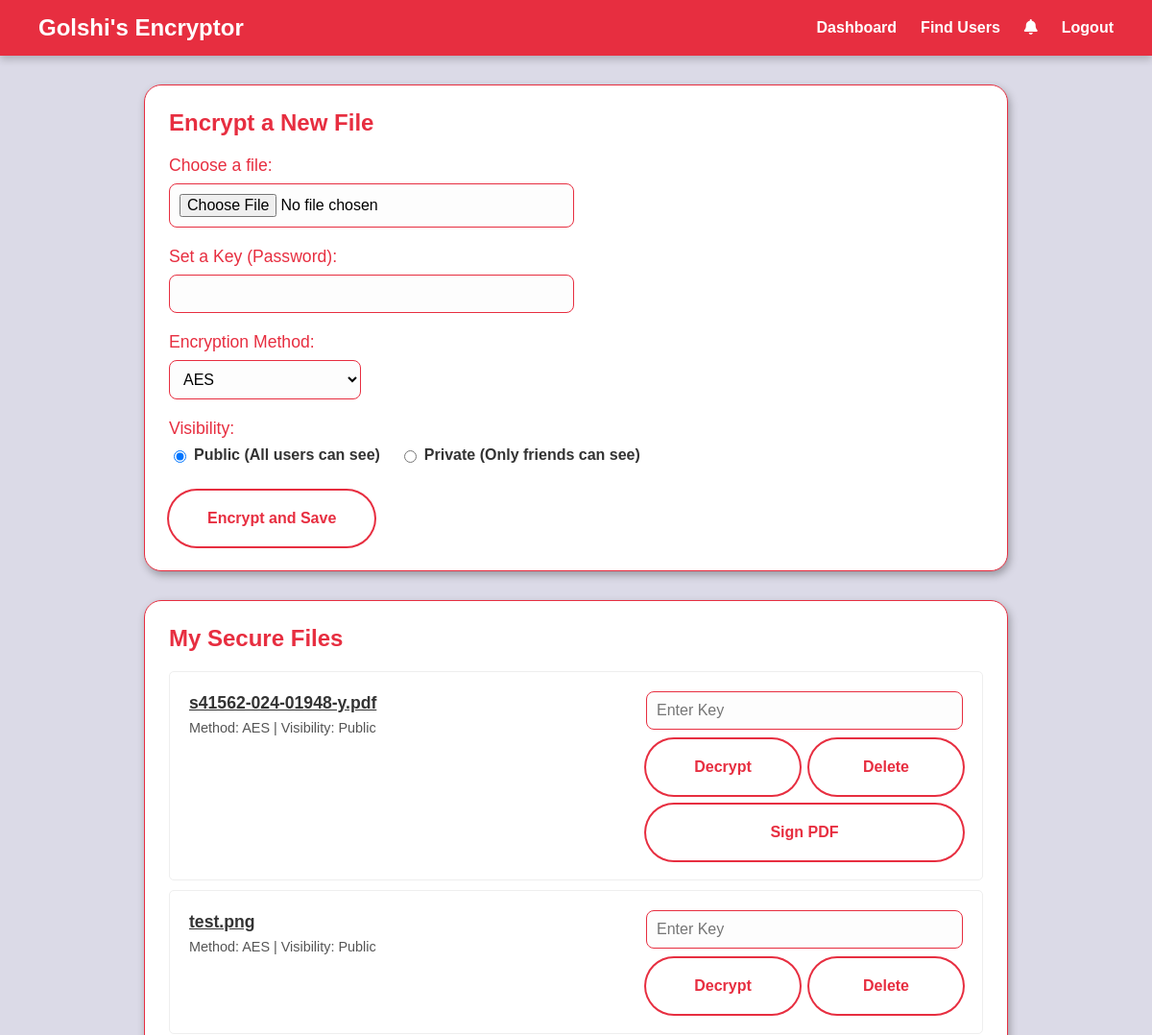
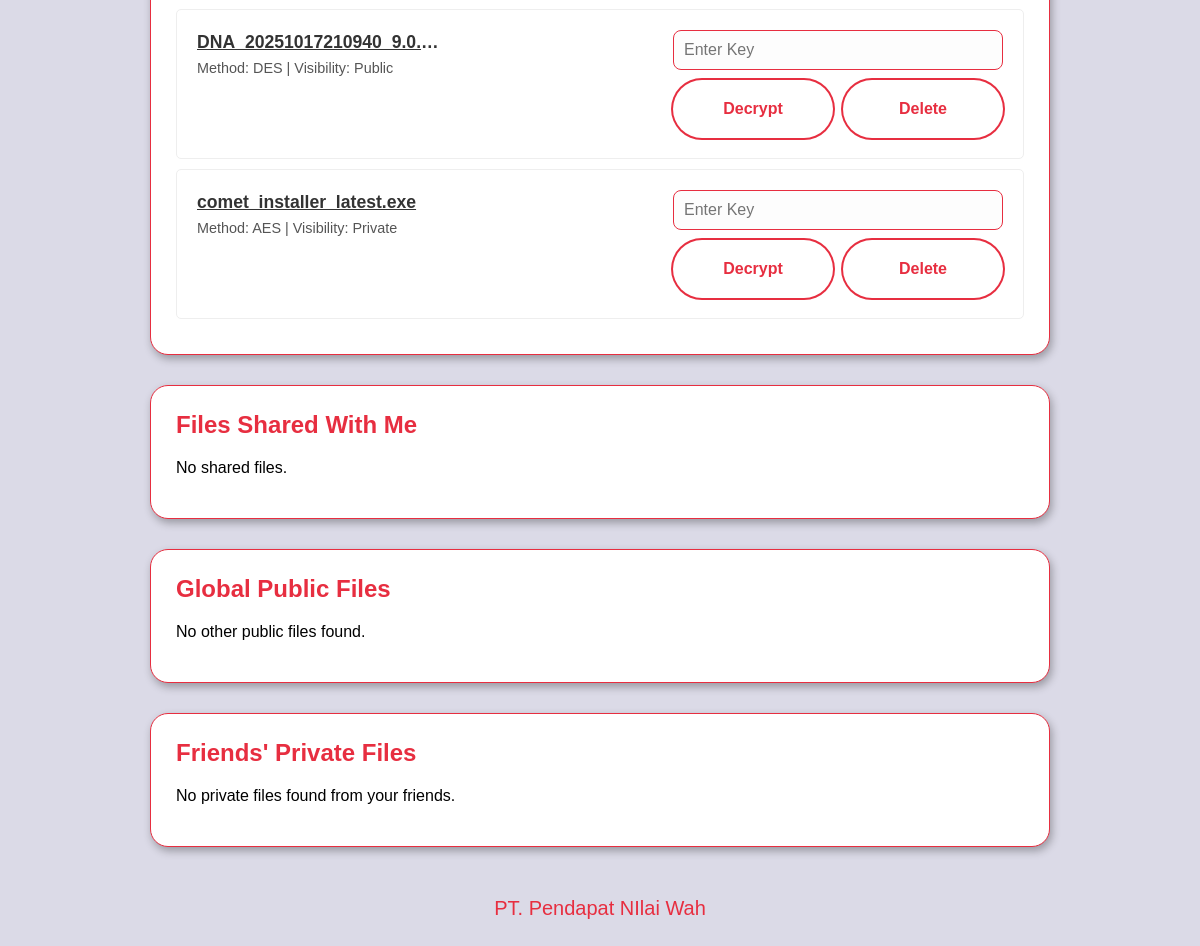
The page /dashboard (signed in) on the database its author committed (2 pictures, top to bottom).
### app.py (models this page shows)
class SecureFile(db.Model):
    id = db.Column(db.Integer, primary_key=True)
    original_filename = db.Column(db.String(255), nullable=False)
    algorithm_used = db.Column(db.String(10), nullable=False)
    upload_timestamp = db.Column(db.DateTime, server_default=db.func.now())
    storage_filename = db.Column(db.String(255), nullable=False, unique=True)
    has_signature = db.Column(db.Boolean, default=False)
    user_id = db.Column(db.Integer, db.ForeignKey('user.id'), nullable=False)
    is_public = db.Column(db.Boolean, default=True, nullable=False)

### app.py (the view)
@app.route('/dashboard')
@login_required
def dashboard():
    owned_files = SecureFile.query.filter_by(user_id=current_user.id).order_by(SecureFile.upload_timestamp.desc()).all()
    approved_requests = AccessRequest.query.filter_by(requester_id=current_user.id, status='approved').all()
    shared_files = [req.file for req in approved_requests if req.file]
    public_files = SecureFile.query.filter(SecureFile.is_public == True, SecureFile.user_id != current_user.id).order_by(SecureFile.upload_timestamp.desc()).all()
    friend_ids = current_user.get_friend_ids()
    friends_files = []
    if friend_ids:
        friends_files = SecureFile.query.filter(SecureFile.is_public == False, SecureFile.user_id.in_(friend_ids)).order_by(SecureFile.upload_timestamp.desc()).all()
    your_requests = AccessRequest.query.filter_by(requester_id=current_user.id).all()
    request_status_map = {req.file_id: req.status for req in your_requests}
    return render_template('dashboard.html',
                           owned_files=owned_files,
                           shared_files=shared_files,
                           public_files=public_files,
                           friends_files=friends_files,
                           request_status_map=request_status_map,
                           report_prefix=REPORT_PREFIX
                           )

### app.py (called while the page is built)
@login_manager.user_loader
def load_user(user_id):
    return db.session.get(User, int(user_id))

    def get_friend_ids(self):
        friend_ids = set()
        approved_sent = Friendship.query.filter_by(requester_id=self.id, status='approved').all()
        for req in approved_sent: friend_ids.add(req.receiver_id)
        approved_received = Friendship.query.filter_by(receiver_id=self.id, status='approved').all()
        for req in approved_received: friend_ids.add(req.requester_id)
        return list(friend_ids)

### templates/dashboard.html (shortened to what this page needs)
{% extends "base.html" %} {% block title %}Dashboard{% endblock %}  {% block content %}
<div class="content">
  <div class="main-column">
    {% if current_user.role == 'organization' %}
    <div class="container">
      <h2>Encrypt a New File</h2>
      <div id="encrypt-form">
        <div class="form-group">
          <label for="file">Choose a file:</label>
          <input type="file" name="file" id="file" required />
        </div>
        <div class="form-group">
          <label for="password_encrypt">Set a Key (Password):</label>
          <input
            type="password"
            name="password"
            id="password_encrypt"
            required
          />
        </div>
        <div class="form-group">
          <label for="algo_encrypt">Encryption Method:</label>
          <select name="algorithm" id="algo_encrypt" style="width: 200px">
            <option value="AES">AES</option>
          </select>
        </div>
        <div class="form-group">
          <label>Visibility:</label>
          <div class="visibility-group">
            <label for="vis-public">
              <input
                type="radio"
                id="vis-public"
                name="visibility"
                value="public"
                checked
              />
              Public (All users can see)
            </label>
            <label for="vis-private">
              <input
                type="radio"
                id="vis-private"
                name="visibility"
                value="private"
              />
              Private (Only friends can see)
            </label>
          </div>
        </div>
        <button type="button" class="animated-button" id="encrypt-js-btn">
          <span class="text">Encrypt and Save</span>
        </button>
      </div>
    </div>
    {% endif %}
    <div class="container">
      <h2>My Secure Files</h2>
      {% if owned_files %}
      <ul class="file-list">
        {% for file in owned_files %}
        <li class="file-item">
          <div class="file-info">
            <a
              href="{{ url_for('download_encrypted', file_id=file.id) }}"
              class="filename"
              >{{ file.original_filename }}</a
            >
            <span class="meta">
              Method: {{ file.algorithm_used }} | Visibility: {% if
              file.is_public %}Public{% else %}Private{% endif %}
            </span>
          </div>
          <div class="file-actions">
            <div class="decrypt-form">
              <input
                type="password"
                class="decrypt-password"
                placeholder="Enter Key"
                required
              />
              <div class="action-row">
                <button
                  class="animated-button decrypt-js-btn"
                  data-file-id="{{ file.id }}"
                >
                  <span class="text">Decrypt</span>
                </button>
                <button
                  type="button"
                  class="animated-button delete-file-btn"
                  data-file-id="{{ file.id }}"
                >
                  <span class="text">Delete</span>
                </button>
                {% if file.original_filename.lower().endswith('.pdf') %}
                <button
                  class="animated-button sign-js-btn"
                  data-file-id="{{ file.id }}"
                >
                  <span class="text">Sign PDF</span>
                </button>
                {% endif %}
              </div>
            </div>
          </div>
        </li>
        {% endfor %}
      </ul>
      {% else %}
      <p>No files yet.</p>
      {% endif %}
    </div>
    <div class="container">
      <h2>Files Shared With Me</h2>
      {% if shared_files %}
      <ul class="file-list">
        {% for file in shared_files %}
        <li class="file-item">
          <div class="file-info">
            <a
              href="{{ url_for('download_encrypted', file_id=file.id) }}"
              class="filename"
              >{{ file.original_filename }}</a
            >
            <span class="meta"
              >Method: {{ file.algorithm_used }} | Owner: {{ file.owner.username
              }} {% if file.has_signature %}<span class="signed-badge"
                ><i class="fas fa-signature"></i> Signed</span
              >{% endif %}
            </span>
          </div>
          <div class="file-actions">
            <div class="decrypt-form">
              <input
                type="password"
                class="decrypt-password"
                placeholder="Enter Your Password"
                required
              />
              <div class="action-row">
                <button
                  class="animated-button decrypt-js-btn"
                  data-file-id="{{ file.id }}"
                >
                  <span class="text">Decrypt</span><span class="circle"></span>
                </button>
                {% if file.has_signature %}
                <button
                  class="animated-button verify-js-btn"
                  data-file-id="{{ file.id }}"
                >
                  <span class="text">Verify Sign</span
                  ><span class="circle"></span>
                </button>
                {% endif %}
              </div>
            </div>
          </div>
        </li>
        {% endfor %}
      </ul>
      {% else %}
      <p>No shared files.</p>
      {% endif %}
    </div>
    <div class="container">
      <h2>Global Public Files</h2>
      {% if public_files %}
      <ul class="file-list">
        {% for file in public_files %}
        <li class="file-item file-item-request" data-file-id="{{ file.id }}">
          <div class="file-info">
            <a
              href="{{ url_for('download_encrypted', file_id=file.id) }}"
              class="filename filename-long"
              title="Download encrypted file"
              >{{ file.original_filename }}</a
            >
            <span class="meta">
              Method: {{ file.algorithm_used }} | Owner:
              <strong>{{ file.owner.username }}</strong>
            </span>
          </div>
          <div class="file-actions request-action-area">
            {% set status = request_status_map.get(file.id) %} {% if status ==
            'approved' %}
            <span class="status-pill approved">Access Approved</span>
            {% elif status == 'pending' %}
            <span class="status-pill">Request Pending</span>
            {% elif status == 'denied' %}
            <span class="status-pill denied">Access Denied</span>
            {% else %}
            <button class="btn request-btn">Request Access</button>
            {% endif %}
          </div>
        </li>
        {% endfor %}
      </ul>
      {% else %}
      <p>No other public files found.</p>
      {% endif %}
    </div>
    <div class="container">
      <h2>Friends' Private Files</h2>
      {% if friends_files %}
      <ul class="file-list">
        {% for file in friends_files %}
        <li class="file-item file-item-request" data-file-id="{{ file.id }}">
          <div class="file-info">
            <a
              href="{{ url_for('download_encrypted', file_id=file.id) }}"
              class="filename filename-long"
              title="Download encrypted file"
              >{{ file.original_filename }}</a
            >
            <span class="meta">
              Method: {{ file.algorithm_used }} | Owner:
              <strong>{{ file.owner.username }}</strong>
            </span>
          </div>
          <div class="file-actions request-action-area">
            {% set status = request_status_map.get(file.id) %} {% if status ==
            'approved' %}
            <span class="status-pill approved">Access Approved</span>
            {% elif status == 'pending' %}
            <span class="status-pill">Request Pending</span>
            {% elif status == 'denied' %}
            <span class="status-pill denied">Access Denied</span>
            {% else %}
            <button class="btn request-btn">Request Access</button>
            {% endif %}
          </div>
        </li>
        {% endfor %}
      </ul>
      {% else %}
      <p>No private files found from your friends.</p>
      {% endif %}
    </div>
    <div class="footer">PT. Pendapat NIlai Wah</div>
  </div>
</div>
{% endblock %}

### templates/base.html (shortened to what this page needs)
<!DOCTYPE html>
<html lang="en">
  <head>
    <link
      rel="stylesheet"
      href="https://cdnjs.cloudflare.com/ajax/libs/font-awesome/6.0.0-beta3/css/all.min.css"
    />
  </head>
  <body>
    <header class="app-header">
      <div class="logo">Golshi's Encryptor</div>
      <nav>
        <a href="{{ url_for('dashboard') }}">Dashboard</a>
        <a href="{{ url_for('find_users') }}">Find Users</a>
        <a href="#" class="notification-bell" id="notification-bell">
          <i class="fas fa-bell"></i>
        </a>
        <a href="{{ url_for('logout') }}">Logout</a>
      </nav>
    </header>
    <main class="content-wrapper">{% block content %}{% endblock %}</main>
  </body>
</html>

### templates/base.html (style rules this page uses)
body, html { margin: 0; padding: 0; width: 100%; font-family: Muller, sans-serif; background: #dbdae7; overflow-x: hidden; }
.app-header { display: flex; justify-content: space-between; align-items: center; padding: 15px 40px; background: #e72e40; color: white; box-shadow: 0 4px 8px rgba(0, 0, 0, 0.2); position: sticky; top: 0; z-index: 1000; }
.app-header .logo { font-family: "LEMON MILK", sans-serif; font-size: 24px; font-weight: 700; }
.app-header nav { display: flex; align-items: center; gap: 25px; }
.app-header nav a { color: white; text-decoration: none; font-family: "LEMON MILK", sans-serif; font-weight: 700; font-size: 16px; transition: opacity 0.2s; }
.notification-bell { position: relative; font-size: 20px; cursor: pointer; }
.content-wrapper { padding: 30px 40px; }

### templates/dashboard.html (style rules this page uses)
.file-list .filename { white-space: nowrap; overflow: hidden; text-overflow: ellipsis; max-width: 250px; display: block; font-weight: bold; font-size: 1.1em; color: #333; margin-bottom: 4px; line-height: 1.4; }
.animated-button { position: relative; display: inline-flex; align-items: center; justify-content: center; gap: 4px; padding: 16px 36px; border: 4px solid; border-color: transparent; font-size: 16px; background-color: inherit; border-radius: 100px; font-weight: 600; color: #e72e40; box-shadow: 0 0 0 2px #e72e40; cursor: pointer; overflow: hidden; transition: all 0.6s cubic-bezier(0.23, 1, 0.32, 1); text-decoration: none; box-sizing: border-box; }
.animated-button .text { color: #e72e40; font-family: "LEMON MILK", sans-serif; font-weight: 700; position: relative; z-index: 1; transition: color 0.8s cubic-bezier(0.23, 1, 0.32, 1); }
.content { display: flex; gap: 30px; width: 100%; }
.main-column { flex-grow: 1; max-width: 900px; margin: 0 auto; }
.container { background: white; border: 1px solid #e72e40; padding: 25px; border-radius: 18px; margin-bottom: 30px; box-shadow: 2px 4px 8px rgba(0, 0, 0, 0.3); }
h2 { color: #e72e40; font-family: "LEMON MILK", sans-serif; font-weight: 700; margin-top: 0; }
.form-group { margin-bottom: 20px; }
label { color: #e72e40; font-family: "LEMON MILK", sans-serif; font-size: 1.1em; display: block; margin-bottom: 8px; }
select, input[type="file"], input[type="password"], input[type="text"] { width: 95%; max-width: 400px; padding: 10px; border-radius: 8px; border: 1px solid #e72e40; background: #fdfdfd; font-size: 16px; }
.visibility-group { display: flex; gap: 20px; }
.visibility-group label { font-family: Muller, sans-serif; font-size: 16px; font-weight: 700; color: #333; display: flex; align-items: center; gap: 5px; cursor: pointer; }
.visibility-group input[type="radio"] { width: auto; flex-shrink: 0; }
.file-list { list-style: none; padding: 0; margin: 0; }
.file-item { display: flex; justify-content: space-between; align-items: flex-start; flex-wrap: wrap; gap: 20px; padding: 20px; border: 1px solid #eee; border-radius: 5px; margin-bottom: 10px; min-height: 80px; }
.file-info { flex: 1; min-width: 200px; word-wrap: break-word; }
.file-info .meta { font-size: 0.9em; color: #555; display: block; line-height: 1.4; }
.file-actions { flex-shrink: 0; }
.decrypt-form { display: flex; flex-direction: column; gap: 10px; width: 330px; }
.action-row { display: flex; gap: 10px; flex-wrap: wrap; }
.action-row .animated-button { flex: 1 0 45%; }
.decrypt-form .decrypt-password { width: 100%; box-sizing: border-box; margin: 0; }
.footer { text-align: center; color: #e72e40; font-size: 20px; font-family: Muller, sans-serif; font-weight: 250; margin-top: 50px; }

### rows shown on the page
SecureFile: original_filename "s41562-024-01948-y.pdf", algorithm_used "AES", is_public "Public"
SecureFile: original_filename "test.png", algorithm_used "AES", is_public "Public"
SecureFile: original_filename "DNA_20251017210940_9.0.…", algorithm_used "DES", is_public "Public"
SecureFile: original_filename "comet_installer_latest.exe", algorithm_used "AES", is_public "Private"
